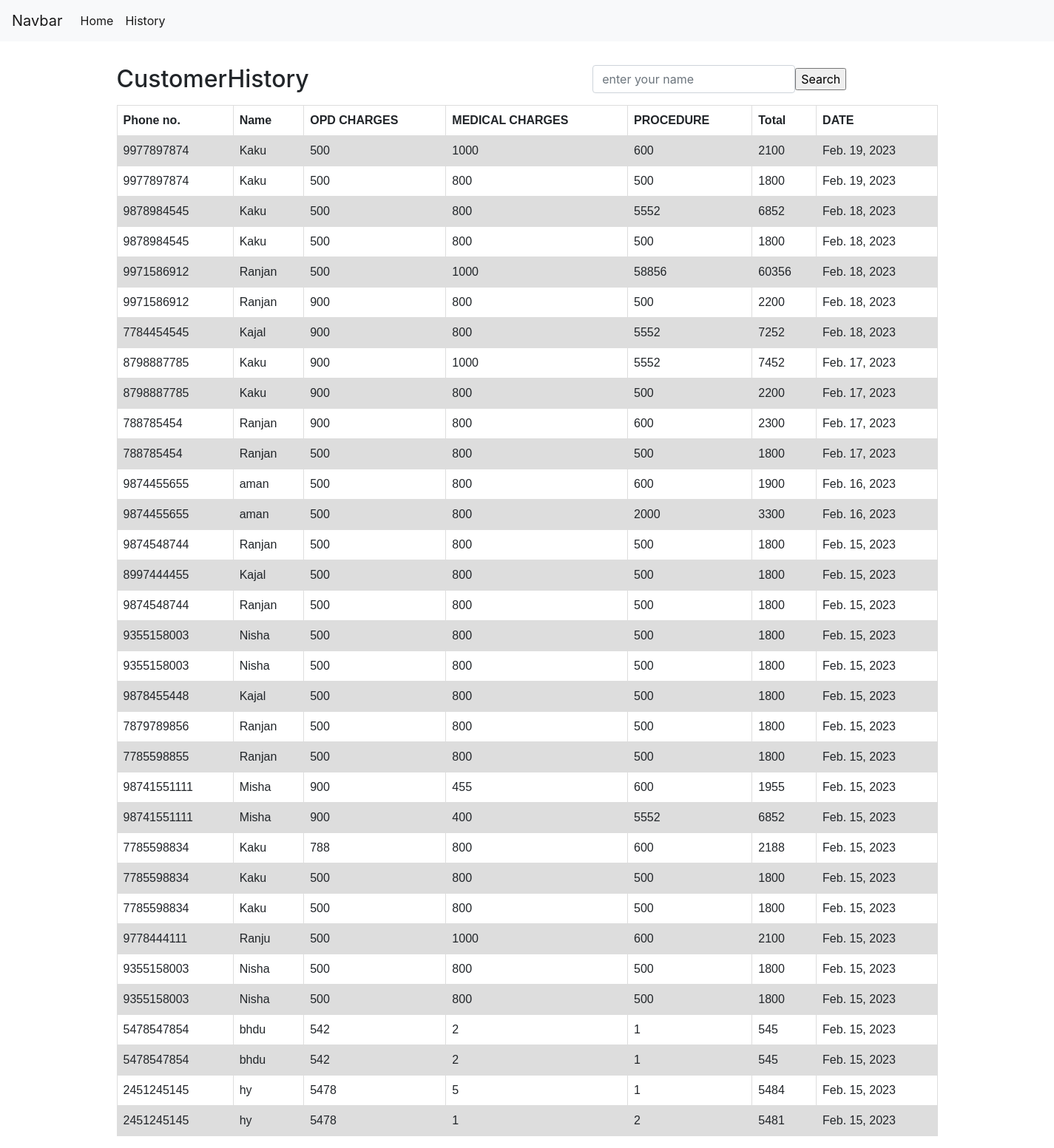
/user, run on the app's committed database.
### website/models.py (models this page shows, shortened)
class payment(models.Model):
    opd = models.IntegerField( null =True, blank= True)
    med = models.IntegerField(null =True, blank= True)
    procedure = models.IntegerField( null =True, blank= True)
    status = models.CharField(max_length=10, choices=STATUS_CHOICES, default='no')
    Customer_info = models.ForeignKey(Customer, on_delete=models.CASCADE)
    total = models.IntegerField(null =True, blank= True)

class Customer(models.Model):
    user = models.ForeignKey(User, on_delete=models.PROTECT, null =True, blank=True)
    name = models.CharField( max_length=50)
    dt = models.DateField(auto_now_add=True, null= True)
    def __str__(self):
        return self.name

### website/views.py (the view)
# urls.py: path('user', views.webview, name='userlist' ),
def webview(request):
    pt = payment.objects.all().order_by('-Customer_info__dt')
    if request.method == "GET":
        pmt = request.GET.get('searchname')
        if pmt != None:
            pt = payment.objects.filter(Customer_info__name=pmt)
    return render(request, 'users.html', {"pt": pt})

### website/Templates/users.html (shortened to what this page needs)
{% include 'base.html' %}
<!DOCTYPE html>
<html>
<head>
  <link rel="stylesheet" href="https://cdn.jsdelivr.net/npm/bootstrap@4.3.1/dist/css/bootstrap.min.css">
</head>
<body>
  <div class ="container my-3">
    <div class="d-flex" style ="justify-content: space-between">
      <h2 class="my-3">CustomerHistory </h2>
      <div class="col-xl-12 d-flex">
         <form action="" method="get" class="form-inline mx-auto">
            <input type="text" class="form-control" name="searchname" placeholder="enter your name" >
            <input type="submit" class ="btn-btn-success" value="Search">
         </form>
      </div>
    </div>
    <table>
      <tr>
        <th>Phone no.</th>
        <th>Name</th>
        <th>OPD CHARGES</th>
        <th> MEDICAL CHARGES</th>
        <th> PROCEDURE</th>
        <th> Total</th>
        <th> DATE</th>
      </tr>
        {% for i in pt %}
        <tr class = "center">
          <td>{{i.Customer_info.user}} </td>
          <td>{{i.Customer_info}} </td>
          <td>{{i.opd}} </td>
          <td>{{i.med}} </td>
          <td>{{i.procedure}} </td>
          <td>{{i.total}} </td>
          <td>{{i.Customer_info.dt}} </td>
        </tr>
        {% endfor%}
    </table>
</body>
</html>

### website/Templates/base.html (shortened to what this page needs)
{% load static %}
<!doctype html>
<html lang="en">
  <head>
    <link rel="stylesheet" href="https://cdn.jsdelivr.net/npm/bootstrap@4.3.1/dist/css/bootstrap.min.css">
  </head>
  <body>
    <nav class="navbar navbar-expand-lg navbar-light bg-light">
        <a class="navbar-brand" href="#">Navbar</a>
        <div class="collapse navbar-collapse" id="navbarSupportedContent">
          <ul class="navbar-nav mr-auto">
            <li class="nav-item active">
              <a class="nav-link" href="home">Home <span class="sr-only">(current)</span></a>
            </li>
            <li class="nav-item active">
              <a class="nav-link" href="user">History </a>
            </li>
          </ul>
        </div>
    </nav>
  </body>
</html>

### website/Templates/users.html (style rules this page uses)
table { font-family: arial, sans-serif; border-collapse: collapse; width: 100%; }
td, th { border: 1px solid #dddddd; text-align: left; padding: 8px; }
tr:nth-child(even) { background-color: #dddddd; }

### data on the page
payment: Customer_info.user "9977897874", Customer_info "Kaku", opd "500", med "1000", procedure "600", total "2100", Customer_info.dt "Feb. 19, 2023"
payment: Customer_info.user "9977897874", Customer_info "Kaku", opd "500", med "800", procedure "500", total "1800", Customer_info.dt "Feb. 19, 2023"
payment: Customer_info.user "9878984545", Customer_info "Kaku", opd "500", med "800", procedure "5552", total "6852", Customer_info.dt "Feb. 18, 2023"
payment: Customer_info.user "9878984545", Customer_info "Kaku", opd "500", med "800", procedure "500", total "1800", Customer_info.dt "Feb. 18, 2023"
payment: Customer_info.user "9971586912", Customer_info "Ranjan", opd "500", med "1000", procedure "58856", total "60356", Customer_info.dt "Feb. 18, 2023"
payment: Customer_info.user "9971586912", Customer_info "Ranjan", opd "900", med "800", procedure "500", total "2200", Customer_info.dt "Feb. 18, 2023"
payment: Customer_info.user "7784454545", Customer_info "Kajal", opd "900", med "800", procedure "5552", total "7252", Customer_info.dt "Feb. 18, 2023"
payment: Customer_info.user "8798887785", Customer_info "Kaku", opd "900", med "1000", procedure "5552", total "7452", Customer_info.dt "Feb. 17, 2023"
payment: Customer_info.user "8798887785", Customer_info "Kaku", opd "900", med "800", procedure "500", total "2200", Customer_info.dt "Feb. 17, 2023"
payment: Customer_info.user "788785454", Customer_info "Ranjan", opd "900", med "800", procedure "600", total "2300", Customer_info.dt "Feb. 17, 2023"
payment: Customer_info.user "788785454", Customer_info "Ranjan", opd "500", med "800", procedure "500", total "1800", Customer_info.dt "Feb. 17, 2023"
payment: Customer_info.user "9874455655", Customer_info "aman", opd "500", med "800", procedure "600", total "1900", Customer_info.dt "Feb. 16, 2023"
payment: Customer_info.user "9874455655", Customer_info "aman", opd "500", med "800", procedure "2000", total "3300", Customer_info.dt "Feb. 16, 2023"
payment: Customer_info.user "9874548744", Customer_info "Ranjan", opd "500", med "800", procedure "500", total "1800", Customer_info.dt "Feb. 15, 2023"
payment: Customer_info.user "8997444455", Customer_info "Kajal", opd "500", med "800", procedure "500", total "1800", Customer_info.dt "Feb. 15, 2023"
payment: Customer_info.user "9874548744", Customer_info "Ranjan", opd "500", med "800", procedure "500", total "1800", Customer_info.dt "Feb. 15, 2023"
payment: Customer_info.user "9355158003", Customer_info "Nisha", opd "500", med "800", procedure "500", total "1800", Customer_info.dt "Feb. 15, 2023"
payment: Customer_info.user "9355158003", Customer_info "Nisha", opd "500", med "800", procedure "500", total "1800", Customer_info.dt "Feb. 15, 2023"
payment: Customer_info.user "9878455448", Customer_info "Kajal", opd "500", med "800", procedure "500", total "1800", Customer_info.dt "Feb. 15, 2023"
payment: Customer_info.user "7879789856", Customer_info "Ranjan", opd "500", med "800", procedure "500", total "1800", Customer_info.dt "Feb. 15, 2023"
payment: Customer_info.user "7785598855", Customer_info "Ranjan", opd "500", med "800", procedure "500", total "1800", Customer_info.dt "Feb. 15, 2023"
payment: Customer_info.user "98741551111", Customer_info "Misha", opd "900", med "455", procedure "600", total "1955", Customer_info.dt "Feb. 15, 2023"
payment: Customer_info.user "98741551111", Customer_info "Misha", opd "900", med "400", procedure "5552", total "6852", Customer_info.dt "Feb. 15, 2023"
payment: Customer_info.user "7785598834", Customer_info "Kaku", opd "788", med "800", procedure "600", total "2188", Customer_info.dt "Feb. 15, 2023"
payment: Customer_info.user "7785598834", Customer_info "Kaku", opd "500", med "800", procedure "500", total "1800", Customer_info.dt "Feb. 15, 2023"
payment: Customer_info.user "7785598834", Customer_info "Kaku", opd "500", med "800", procedure "500", total "1800", Customer_info.dt "Feb. 15, 2023"
payment: Customer_info.user "9778444111", Customer_info "Ranju", opd "500", med "1000", procedure "600", total "2100", Customer_info.dt "Feb. 15, 2023"
payment: Customer_info.user "9355158003", Customer_info "Nisha", opd "500", med "800", procedure "500", total "1800", Customer_info.dt "Feb. 15, 2023"
payment: Customer_info.user "9355158003", Customer_info "Nisha", opd "500", med "800", procedure "500", total "1800", Customer_info.dt "Feb. 15, 2023"
payment: Customer_info.user "5478547854", Customer_info "bhdu", opd "542", med "2", procedure "1", total "545", Customer_info.dt "Feb. 15, 2023"
payment: Customer_info.user "5478547854", Customer_info "bhdu", opd "542", med "2", procedure "1", total "545", Customer_info.dt "Feb. 15, 2023"
payment: Customer_info.user "2451245145", Customer_info "hy", opd "5478", med "5", procedure "1", total "5484", Customer_info.dt "Feb. 15, 2023"
payment: Customer_info.user "2451245145", Customer_info "hy", opd "5478", med "1", procedure "2", total "5481", Customer_info.dt "Feb. 15, 2023"
